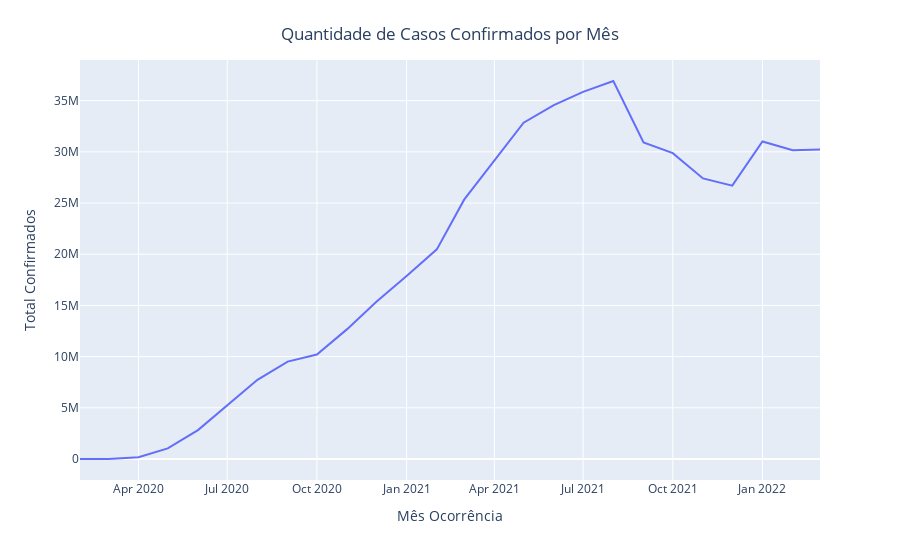

Notebook cell for this chart:
### Code cell
fig_casos_mensais = px.line(casos_confirmados_mensais, x='mes_x', y ='confirmed', labels={
    'mes_x': 'Mês Ocorrência',
    'confirmed': 'Total Confirmados'})
    
fig_casos_mensais.update_layout(title={
    'text' : 'Quantidade de Casos Confirmados por Mês',
    'y': 0.95,
    'x': 0.5
})
    
fig_casos_mensais

### Figure 1 — Plotly figure (JSON) as saved in the notebook; plotly's stock layout.template omitted (floating-point values rounded to 4 significant figures)
{"data": [{"hovertemplate": "Mês Ocorrência=%{x}<br>Total Confirmados=%{y}<extra></extra>", "legendgroup": "", "line": {"color": "#636efa", "dash": "solid"}, "marker": {"symbol": "circle"}, "mode": "lines", "name": "", "orientation": "v", "showlegend": false, "type": "scatter", "x": ["2020-02", "2020-03", "2020-04", "2020-05", "2020-06", "2020-07", "2020-08", "2020-09", "2020-10", "2020-11", "2020-12", "2021-01", "2021-02", "2021-03", "2021-04", "2021-05", "2021-06", "2021-07", "2021-08", "2021-09", "2021-10", "2021-11", "2021-12", "2022-01", "2022-02", "2022-03"], "xaxis": "x", "y": [4, 11648, 174252, 1032188, 2825328, 5256605, 7737393, 9510670, 10203714, 12683930, 15362064, 17869760, 20475255, 25328975, 29137470, 32846091, 34570296, 35856112, 36918023, 30916453, 29871630, 27404652, 26697002, 31009967, 30162056, 30217255], "yaxis": "y"}], "layout": {"legend": {"tracegroupgap": 0}, "margin": {"t": 60}, "title": {"text": "Quantidade de Casos Confirmados por Mês", "x": 0.5, "y": 0.95}, "xaxis": {"anchor": "y", "domain": [0, 1], "title": {"text": "Mês Ocorrência"}}, "yaxis": {"anchor": "x", "domain": [0, 1], "title": {"text": "Total Confirmados"}}}}
